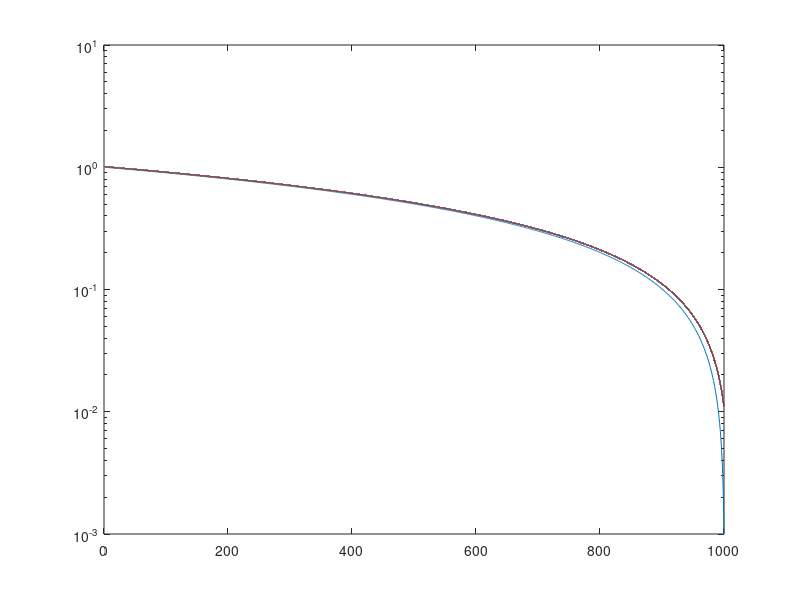

This figure's MATLAB source: (Note: this script raises an error after producing the figure.)
% 08 04 2025 convergence of  Lanczos for the original and for the
% preconditioned matrix

clear all
close all
warning off

T = 1; dl = 20; s = 10;

decadimento=0;

switch decadimento
    case 0
        n = 1000;
        Q = randn(n,n); [Q,~] = qr(Q);
        g = linspace(1,n,n)';
        mi = 1e-2;
        G = diag((-g+g(n,1)+1)./g(n,1));
        A = Q*G*Q';
        figure(1)
        semilogy(diag(G))
        hold on 
        semilogy(diag(G)+mi*ones(n))

    case 1
        n = 1000;
        Q = randn(n,n); [Q,~] = qr(Q);
        g = linspace(1,n,n)';
        mi = 5e-6;
        G = diag(1./(g).^2);
        A = Q*G*Q';
        figure(1)
        semilogy(diag(G))
        hold on
        semilogy(diag(G)+mi*ones(n))

    case 2
        n = 1000;
        Q = randn(n,n); [Q,~] = qr(Q);
        g = linspace(1,n,n)';
        mi = 1e-2;
        G = diag(1./sqrt(g));
        A = Q*G*Q';
        figure(1)
        semilogy(diag(G))
        hold on 
        semilogy(diag(G)+mi*ones(n))

    case 3
        n = 1000;
        Q = randn(n,n); [Q,~] = qr(Q);
        g = linspace(1,n,n)';
        mi = 1e-3;
        G = diag(exp(-g));
        A = Q*G*Q';
        figure(1)
        semilogy(diag(G))
        hold on 
        semilogy(diag(G)+mi*ones(n))

    case 4
        n = 1000;
        mi = 1e-4;
        kernel = @(x,y) ((norm(x)/n)^10 + (norm(y)/n)^10)^(0.1);
        data_matrix = orth(randn(n,n))*diag(1:n);
        A = build_kernel_matrix(data_matrix,kernel);
        [Q,G] = svd(A);
        G=diag(diag(G));
        A = Q*G*Q';
        figure(1)
        semilogy(diag(G))
        hold on 
        semilogy(diag(G)+mi*ones(n))

    case 5
        n = 1000;
        mi = 5e-6;
        alpha = 1; nu = 5/2;
        kernel = @(x,y) sqrt(pi)*((alpha*norm(x-y))^(nu)*besselk(nu,alpha*norm(x-y)))/(2^(nu-1)*alpha^(2*nu)*gamma(nu+0.5));
        data_matrix = 1/n*randn(n,n);

        for row = 1:n

            for column = 1:n

                if row == column
                
                    A(row,column) = sqrt(pi)*gamma(nu)/(gamma(nu + 1/2)*alpha^(2*nu));

                else

                    A(row,column) = kernel(data_matrix(:,row),data_matrix(:,column));

                end

            end
        
        end

        [Q,G] = svd(A);
        G=diag(diag(G));
        A = Q*G*Q';
        figure(1)
        semilogy(diag(G))
        hold on 
        semilogy(diag(G)+mi*ones(n))
end

trA = sum(log(diag(G+mi*eye(n,n))),"all");
kA = cond(A);
cA = 2*sqrt(kA+1)*log(2*kA);
rhoA = ((sqrt(kA+1)-1)/(sqrt(kA+1)+1))^2;

for t=1:T 
        
    for l=10:10:10*dl
        
        % Nystrom su inv(A)
        [iU,iLhat] = Nystrom(inv(A),l);  iLhat=inv(iLhat); ill = iLhat(l,l);
        iP = (ill+mi)^0.5*iU*(iLhat+mi*eye(l))^-0.5*iU' + (eye(n) - iU*iU');
        % trPRECi(l/10,1) = log((ill+mi)^(-l)*prod(diag(iLhat+mi*eye(l,l))));

        % Nystrom su A
        [U,Lhat] = Nystrom(A,l);  ll = Lhat(l,l);
        P = (ll+mi)^0.5*U*(Lhat+mi*eye(l))^-0.5*U' + (eye(n) - U*U');
        % plot(eigs(P*(A+mi*eye(n))*P));
        % trPREC(l/10,1) = log((ll+mi)^(-l)*prod(diag(Lhat+mi*eye(l,l))));

        % combinazione dei due Nystrom
        V = [U(:,1:l/2) iU(:,1:l/2)];
        Lambdahat = diag([diag(Lhat(1:l/2,1:l/2)); diag(iLhat(1:l/2,1:l/2))]);
        Q = mi^0.5*V*(Lambdahat+mi*eye(l))^-0.5*V' + (eye(n) - V*V');

        figure(1+l/10)

        %Hutchinson sulla matrice precondizionata con Nystrom sull'inversa
        [iPits(l/10),iPtr,ih] = Preconditioned_HUTCH(A,mi,iP,s,500,1,0);
        % PreHutch(l/10,s/10) = trPREC(l/10,1) + iPtr;
        ciPAP = 2*sqrt(cond(iP*A*iP)+1)*log(2*cond(iP*A*iP));
        rhoiPAP = ((sqrt(cond(iP*A*iP)+1)-1)/(sqrt(cond(iP*A*iP)+1)+1))^2;
        % bound teorico
        % b = semilogy(cPAP*rhoPAP.^[1:fix(Pits(l/10))+1],'b');        
        hold on

        %Hutchinson sulla matrice precondizionata con Nystrom
        [Pits(l/10),Ptr,h] = Preconditioned_HUTCH(A,mi,P,s,500,0,0);
        cPAP = 2*sqrt(cond(P*A*P)+1)*log(2*cond(P*A*P));
        rhoPAP = ((sqrt(cond(P*A*P)+1)-1)/(sqrt(cond(P*A*P)+1)+1))^2;
        hold on

        %Hutchinson sulla matrice precondizionata con media dei due Nystrom
        [Qits(l/10),Qtr,md] = Preconditioned_HUTCH(A,mi,Q,s,500,2,0);
        cQAQ = 2*sqrt(cond(Q*A*Q)+1)*log(2*cond(Q*A*Q));
        rhoQAQ = ((sqrt(cond(Q*A*Q)+1)-1)/(sqrt(cond(Q*A*Q)+1)+1))^2;
        hold on

        [its(l/10),tr,k] = EST(A,mi,s,500,0);
        % HutchA(l/10,s/10) = tr;
        % f = semilogy(cA*rhoA.^[1:fix(its(l/10))+1],'m');

        legend([ih h md k],'$\left\| v^T \log(P_i^{\frac{1}{2}} (A + \mu I) P_i^{\frac{1}{2}}) v - v^T \log(T^{(P_i)}_m) v \right\|$','$\left\| v^T \log(P^{\frac{1}{2}} (A + \mu I) P^{\frac{1}{2}}) v - v^T \log(T^{(P)}_m) v \right\|$','$\left\| v^T \log(Q^{\frac{1}{2}} (A + \mu I) Q^{\frac{1}{2}}) v - v^T \log(T^{(Q)}_m) v \right\|$','$\left\| v^T \log(A + \mu I) v - v^T \log(T_m) v \right\|$','interpreter','latex','FontSize',12)
        %legend([h k],'$\frac{\left\| v^T \log(P^{\frac{1}{2}} (A + \mu I) P^{\frac{1}{2}}) v - v^T \log(T^{(P)}_m) v \right\|}{\left\| v^T \log(P^{\frac{1}{2}} (A + \mu I) P^{\frac{1}{2}}) v \right\|}$','$\frac{\left\| v^T \log(A + \mu I) v - v^T \log(T_m) v \right\|}{\left\| v^T \log(A + \mu I) v \right\|}$','interpreter','latex','FontSize',12)
        xlabel('Lanczos Iterations')
        ylabel('Error')
        title('convergence of Lanczos method for different preconditioners')
    end

    figure
    plot(iPits,'c')
    hold on
    plot(Pits,'r')
    hold on
    plot(Qits,'b')
    hold on
    plot(its,'g')
    legend('$(P_i^{\frac{1}{2}} (A + \mu I) P_i^{\frac{1}{2}})$','$(P^{\frac{1}{2}} (A + \mu I) P^{\frac{1}{2}})$','$(Q^{\frac{1}{2}} (A + \mu I) Q^{\frac{1}{2}})$','$(A + \mu I)$','interpreter','latex','FontSize',12)
    xlabel('rank of preconditioner')
    ylabel('iterations')
    title('number of iteration of the Lanczos method for different preconditioners wrt their rank')
end